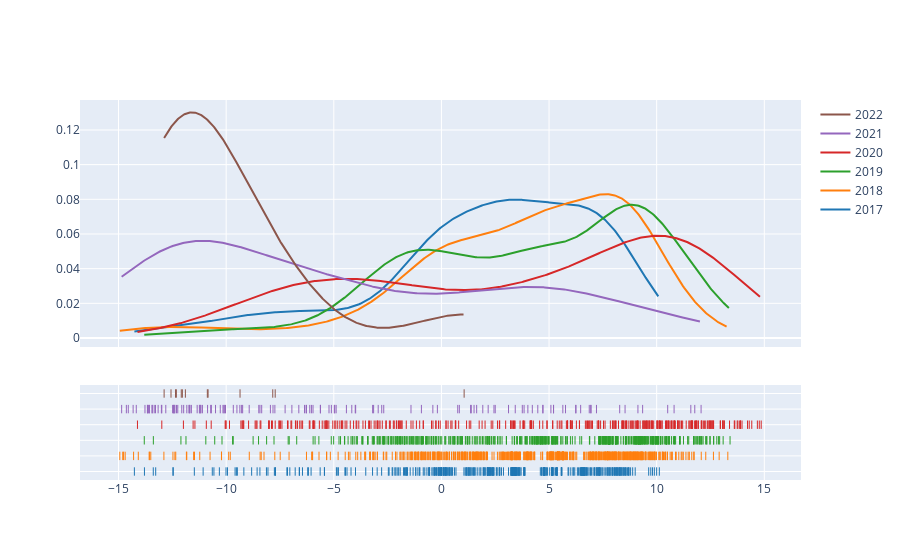

Notebook code for this chart:
### Code cell
fig = ff.create_distplot(year_list, range(min_year, max_year+1), show_hist=False)
fig

### Figure 1 — Plotly figure (JSON) as saved in the notebook; plotly's stock layout.template omitted (floating-point values rounded to 4 significant figures; data arrays with more than 128 entries replaced by an {"elided": "..."} marker saying what was removed)
{"data": [{"legendgroup": "2017", "marker": {"color": "rgb(31, 119, 180)"}, "mode": "lines", "name": "2017", "showlegend": true, "type": "scatter", "x": {"elided": "500 float values"}, "xaxis": "x", "y": {"elided": "500 float values"}, "yaxis": "y"}, {"legendgroup": "2018", "marker": {"color": "rgb(255, 127, 14)"}, "mode": "lines", "name": "2018", "showlegend": true, "type": "scatter", "x": {"elided": "500 float values"}, "xaxis": "x", "y": {"elided": "500 float values"}, "yaxis": "y"}, {"legendgroup": "2019", "marker": {"color": "rgb(44, 160, 44)"}, "mode": "lines", "name": "2019", "showlegend": true, "type": "scatter", "x": {"elided": "500 float values"}, "xaxis": "x", "y": {"elided": "500 float values"}, "yaxis": "y"}, {"legendgroup": "2020", "marker": {"color": "rgb(214, 39, 40)"}, "mode": "lines", "name": "2020", "showlegend": true, "type": "scatter", "x": {"elided": "500 float values"}, "xaxis": "x", "y": {"elided": "500 float values"}, "yaxis": "y"}, {"legendgroup": "2021", "marker": {"color": "rgb(148, 103, 189)"}, "mode": "lines", "name": "2021", "showlegend": true, "type": "scatter", "x": {"elided": "500 float values"}, "xaxis": "x", "y": {"elided": "500 float values"}, "yaxis": "y"}, {"legendgroup": "2022", "marker": {"color": "rgb(140, 86, 75)"}, "mode": "lines", "name": "2022", "showlegend": true, "type": "scatter", "x": {"elided": "500 float values"}, "xaxis": "x", "y": {"elided": "500 float values"}, "yaxis": "y"}, {"legendgroup": "2017", "marker": {"color": "rgb(31, 119, 180)", "symbol": "line-ns-open"}, "mode": "markers", "name": "2017", "showlegend": false, "type": "scatter", "x": {"elided": "361 float values"}, "xaxis": "x", "y": {"elided": "361 int values"}, "yaxis": "y2"}, {"legendgroup": "2018", "marker": {"color": "rgb(255, 127, 14)", "symbol": "line-ns-open"}, "mode": "markers", "name": "2018", "showlegend": false, "type": "scatter", "x": {"elided": "598 float values"}, "xaxis": "x", "y": {"elided": "598 int values"}, "yaxis": "y2"}, {"legendgroup": "2019", "marker": {"color": "rgb(44, 160, 44)", "symbol": "line-ns-open"}, "mode": "markers", "name": "2019", "showlegend": false, "type": "scatter", "x": {"elided": "451 float values"}, "xaxis": "x", "y": {"elided": "451 int values"}, "yaxis": "y2"}, {"legendgroup": "2020", "marker": {"color": "rgb(214, 39, 40)", "symbol": "line-ns-open"}, "mode": "markers", "name": "2020", "showlegend": false, "type": "scatter", "x": {"elided": "323 float values"}, "xaxis": "x", "y": {"elided": "323 int values"}, "yaxis": "y2"}, {"legendgroup": "2021", "marker": {"color": "rgb(148, 103, 189)", "symbol": "line-ns-open"}, "mode": "markers", "name": "2021", "showlegend": false, "type": "scatter", "x": {"elided": "129 float values"}, "xaxis": "x", "y": {"elided": "129 int values"}, "yaxis": "y2"}, {"legendgroup": "2022", "marker": {"color": "rgb(140, 86, 75)", "symbol": "line-ns-open"}, "mode": "markers", "name": "2022", "showlegend": false, "type": "scatter", "x": [-12.35, -12.04, -10.88, -12.56, 1.055, -12.09, -7.723, -11.89, -7.836, -12.31, -9.355, -12.88, -10.84], "xaxis": "x", "y": [2022, 2022, 2022, 2022, 2022, 2022, 2022, 2022, 2022, 2022, 2022, 2022, 2022], "yaxis": "y2"}], "layout": {"autosize": true, "barmode": "overlay", "hovermode": "closest", "legend": {"traceorder": "reversed"}, "xaxis": {"anchor": "y2", "autorange": true, "domain": [0, 1], "range": [-16.75, 16.66], "type": "linear", "zeroline": false}, "yaxis": {"anchor": "free", "autorange": true, "domain": [0.35, 1], "position": 0, "range": [-0.005184, 0.1373], "type": "linear"}, "yaxis2": {"anchor": "x", "autorange": true, "domain": [0, 0.25], "dtick": 1, "range": [2016.0, 2023.0], "showticklabels": false, "type": "linear"}}}
